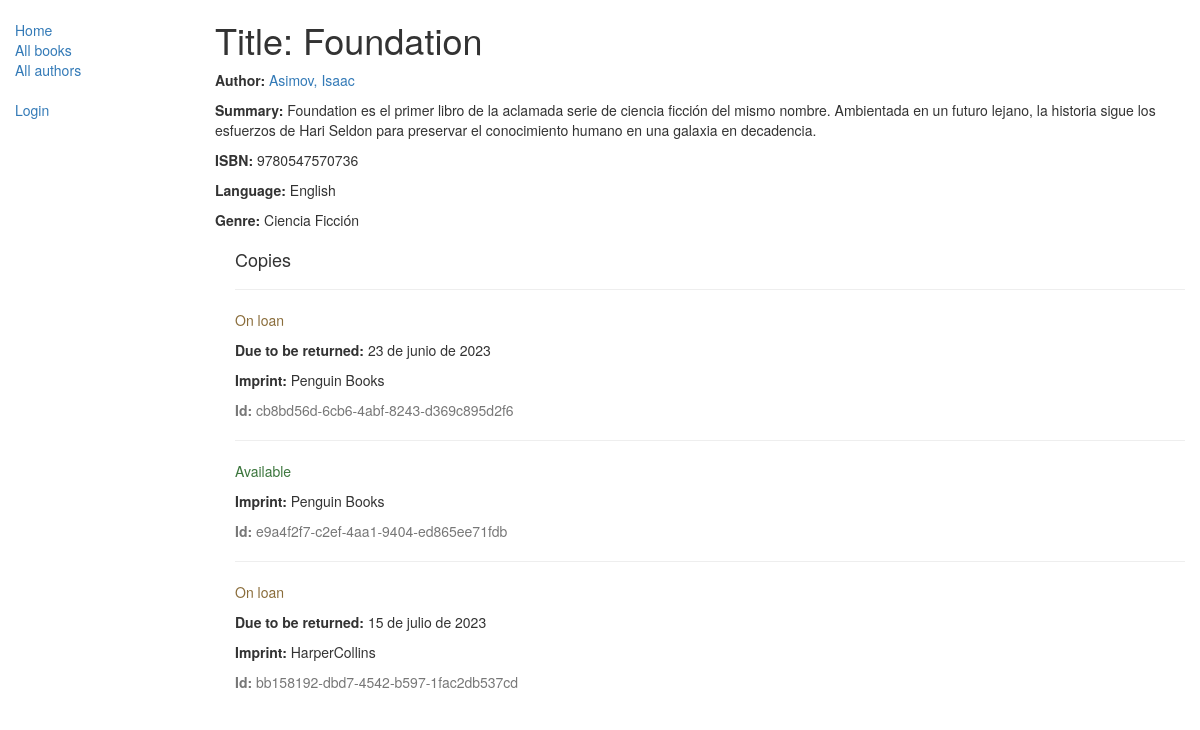
/catalog/books/1, run on the app's committed database.
### catalog/models.py (models this page shows, shortened)
class Book(models.Model):
    title = models.CharField(max_length=200)
    author = models.ForeignKey('Author', on_delete=models.SET_NULL, null=True)
    summary = models.TextField(max_length=1000, help_text="Ingrese una breve descripción del libro")
    genre = models.ManyToManyField(Genre, help_text="Seleccione un genero para este libro")
    isbn = models.CharField('ISBN', max_length=13, unique=True, help_text='13 Character <a href="https://www.isbn-international.org/content/what-isbn">ISBN number</a>*Si no se proporciona un ISBN, se generará uno aleatoriamente de 13 dígitos.*', default=''.join([str(random.randint(0, 9)) for _ in range(13)]))
    language = models.ForeignKey('Language', on_delete=models.SET_NULL, null=True)
    def display_genre(self):
        return ', '.join([ genre.name for genre in self.genre.all()[:3] ])
    display_genre.short_description = 'Genre'

class Author(models.Model):
    first_name = models.CharField(max_length=100)
    last_name = models.CharField(max_length=100)
    date_of_birth = models.DateField(null=True, blank=True)
    date_of_death = models.DateField('died', null=True, blank=True)
    def get_absolute_url(self):
        return reverse('author-detail', args=[str(self.id)])
    def __str__(self):
        return '%s, %s' % (self.last_name, self.first_name)

class Language(models.Model):
    name = models.CharField(max_length=200,
                            help_text="Ingrsa el lenguaje natural del libro (English, French, Japanese etc.)")
    def __str__(self):
        return self.name

class Genre(models.Model):
    name = models.CharField(max_length=200, help_text="Ingrese el nombre del género (p. ej. Ciencia Ficción, Poesía Francesa etc.)")
    def __str__(self):
        return self.name

class BookInstance(models.Model):
    id = models.UUIDField(primary_key=True, default=uuid.uuid4, help_text="ID único para este libro particular en toda la biblioteca")
    book = models.ForeignKey('Book', on_delete=models.SET_NULL, null=True)
    imprint = models.CharField(max_length=200)
    due_back = models.DateField(null=True, blank=True)
    borrower = models.ForeignKey(User, on_delete=models.SET_NULL, null=True, blank=True)
    LOAN_STATUS = (
        ('m', 'Maintenance'),
        ('o', 'On loan'),
        ('a', 'Available'),
        ('r', 'Reserved'),
    )
    status = models.CharField(max_length=1, choices=LOAN_STATUS, blank=True, default='m', help_text='Disponibilidad del libro')
    class Meta:
        ordering = ["due_back"]
        permissions = (("can_mark_returned", "Set book as returned"),)

### catalog/views.py (the view)
# urls.py: path('books/<int:pk>', views.BookDetailView.as_view(), name='book-detail'),
class BookDetailView(generic.DetailView):
    model = Book

### catalog/templates/catalog/book_detail.html
{% extends "base_generic.html" %}
{% block content %}
  <h1>Title: {{ book.title }}</h1>
  <p><strong>Author:</strong> <a href="{{ book.author.get_absolute_url }}">{{ book.author }}</a></p>
  <p><strong>Summary:</strong> {{ book.summary }}</p>
  <p><strong>ISBN:</strong> {{ book.isbn }}</p>
  <p><strong>Language:</strong> {{ book.language }}</p>
  <p><strong>Genre:</strong> {% for genre in book.genre.all %} {{ genre }}{% if not forloop.last %}, {% endif %}{% endfor %}</p>
  <div style="margin-left:20px;margin-top:20px">
    <h4>Copies</h4>
    {% for copy in book.bookinstance_set.all %}
    <hr>
    <p class="{% if copy.status == 'a' %}text-success{% elif copy.status == 'm' %}text-danger{% else %}text-warning{% endif %}">{{ copy.get_status_display }}</p>
    {% if copy.status != 'a' %}<p><strong>Due to be returned:</strong> {{copy.due_back}}</p>{% endif %}
    <p><strong>Imprint:</strong> {{copy.imprint}}</p>
    <p class="text-muted"><strong>Id:</strong> {{copy.id}}</p>
    {% endfor %}
  </div>
{% endblock %}

### data on the page
Book: title "Foundation", author "Asimov, Isaac", summary "Foundation es el primer libro de la aclamada serie de ciencia ficción del mismo nombre. Ambientada en un futuro lejano, la historia sigue los esfuerzos de Hari Seldon para preservar el conocimiento humano en una galaxia en decadencia.", isbn "9780547570736", language "English"
Genre: name "Ciencia Ficción"
BookInstance: status "On loan", due_back "23 de junio de 2023", imprint "Penguin Books", id "cb8bd56d-6cb6-4abf-8243-d369c895d2f6"
BookInstance: status "Available", imprint "Penguin Books", id "e9a4f2f7-c2ef-4aa1-9404-ed865ee71fdb"
BookInstance: status "On loan", due_back "15 de julio de 2023", imprint "HarperCollins", id "bb158192-dbd7-4542-b597-1fac2db537cd"
